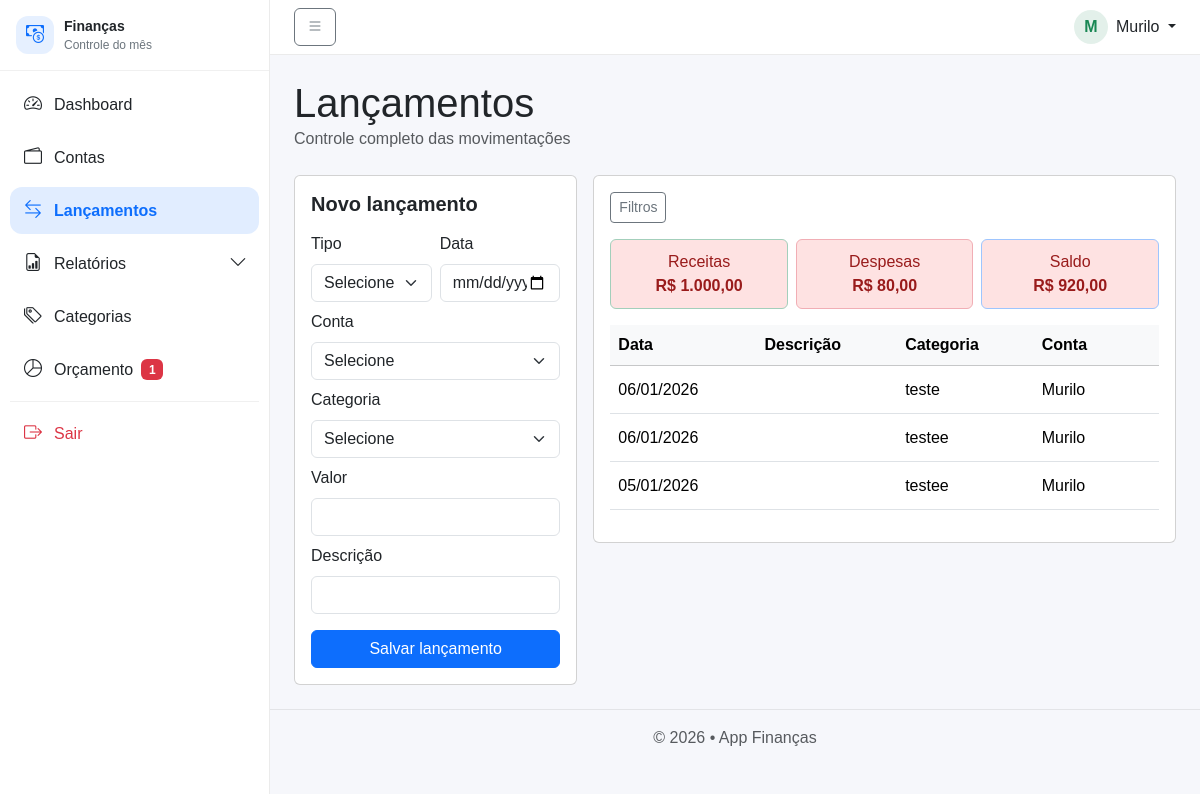
/public/?url=lancamentos (signed in), run on the app's committed database.
### tables this page shows
CREATE TABLE `lancamentos` (
  `id` int(11) NOT NULL,
  `id_usuario` int(11) NOT NULL,
  `id_conta` int(11) NOT NULL,
  `id_categoria` int(11) NOT NULL,
  `tipo` enum('R','D') NOT NULL,
  `valor` decimal(10,2) NOT NULL,
  `data` date NOT NULL,
  `descricao` varchar(255) DEFAULT NULL,
  `criado_em` timestamp NOT NULL DEFAULT current_timestamp()
);

CREATE TABLE `categorias` (
  `id` int(11) NOT NULL,
  `id_usuario` int(11) NOT NULL,
  `nome` varchar(100) NOT NULL,
  `tipo` enum('R','D') NOT NULL,
  `criada_em` timestamp NOT NULL DEFAULT current_timestamp(),
  `icone` varchar(50) DEFAULT 'bi-tag'
);

CREATE TABLE `contas` (
  `id` int(11) NOT NULL,
  `id_usuario` int(11) NOT NULL,
  `nome` varchar(100) NOT NULL,
  `saldo_inicial` decimal(10,2) DEFAULT 0.00,
  `saldo_atual` decimal(10,2) DEFAULT 0.00,
  `criada_em` timestamp NOT NULL DEFAULT current_timestamp()
);

### app/views/lancamentos/index.php (called while the page is built, shortened)
<?php
require __DIR__ . "/../layout.php";

### app/controllers/LancamentoController.php (called while the page is built, shortened)
<?php
require_once __DIR__ . '/../models/Lancamento.php';
class LancamentoController
{
    public static function index($pdo)
    {
        $idUsuario = usuarioId();
        $filtros = [
            'data_inicio'  => $_GET['data_inicio'] ?? '',
            'data_fim'     => $_GET['data_fim'] ?? '',
            'id_conta'     => $_GET['id_conta'] ?? '',
            'id_categoria' => $_GET['id_categoria'] ?? ''
        ];
        $lancamentos     = Lancamento::filtrar($pdo, $idUsuario, $filtros);
        require '../app/views/lancamentos/index.php';
    }
}

### app/helpers/helpers.php (called while the page is built, shortened)
<?php
function usuarioId()
{
    return $_SESSION['usuario']['id'];
}

### app/models/Lancamento.php (called while the page is built, shortened)
<?php
class Lancamento
{
public static function filtrar($pdo, $idUsuario, $filtros)
{
    $sql = "
        SELECT l.*,
               c.nome AS conta,
               cat.nome AS categoria
        FROM lancamentos l
        JOIN contas c ON c.id = l.id_conta
        JOIN categorias cat ON cat.id = l.id_categoria
        WHERE l.id_usuario = ?
    ";
    $params = [$idUsuario];
    $sql .= " ORDER BY l.data DESC";
    $stmt = $pdo->prepare($sql);
    $stmt->execute($params);
    return $stmt->fetchAll();
}
}

### app/views/lancamentos/index_content.php (the view, shortened to what this page needs)
<?php
$totalReceitas = 0;
$totalDespesas = 0;
foreach ($lancamentos as $l) {
    if ($l['tipo'] === 'R') {
        $totalReceitas += $l['valor'];
    } else {
        $totalDespesas += $l['valor'];
    }
}
?>
<div class="d-flex justify-content-between align-items-center mb-4">
    <div>
        <h1 class="mb-0">Lançamentos</h1>
        <div class="text-muted">Controle completo das movimentações</div>
    </div>
</div>
<div class="row g-3">
    <div class="col-lg-4">
        <div class="card h-100">
            <div class="card-body">
                <h5 class="fw-semibold mb-3">Novo lançamento</h5>
                <form method="POST" action="/financas/public/?url=lancamentos-store">
                    <div class="row g-2">
                        <div class="col-6">
                            <label class="form-label">Tipo</label>
                            <select name="tipo" class="form-select" required>
                                <option value="">Selecione</option>
                            </select>
                        </div>
                        <div class="col-6">
                            <label class="form-label">Data</label>
                            <input type="date" name="data" class="form-control" required>
                        </div>
                        <div class="col-12">
                            <label class="form-label">Conta</label>
                            <select name="id_conta" class="form-select" required>
                                <option value="">Selecione</option>
                            </select>
                        </div>
                        <div class="col-12">
                            <label class="form-label">Categoria</label>
                            <select name="id_categoria" class="form-select" required>
                                <option value="">Selecione</option>
                            </select>
                        </div>
                        <div class="col-12">
                            <label class="form-label">Valor</label>
                            <input type="number" step="0.01" name="valor" class="form-control" required>
                        </div>
                        <div class="col-12">
                            <label class="form-label">Descrição</label>
                            <input type="text" name="descricao" class="form-control">
                        </div>
                    </div>
                    <button class="btn btn-primary w-100 mt-3">
                        Salvar lançamento
                    </button>
                </form>
            </div>
        </div>
    </div>
    <div class="col-lg-8">
        <div class="card">
            <div class="card-body">
                <button class="btn btn-outline-secondary btn-sm mb-3"
                        data-bs-toggle="collapse"
                        data-bs-target="#filtrosLanc">
                    Filtros
                </button>
                <div class="row g-2 mb-3">
                    <div class="col-md-4">
                        <div class="alert alert-success mb-0">
                            Receitas<br>
                            <strong>R$ <?= number_format($totalReceitas,2,',','.') ?></strong>
                        </div>
                    </div>
                    <div class="col-md-4">
                        <div class="alert alert-danger mb-0">
                            Despesas<br>
                            <strong>R$ <?= number_format($totalDespesas,2,',','.') ?></strong>
                        </div>
                    </div>
                    <div class="col-md-4">
                        <div class="alert alert-primary mb-0">
                            Saldo<br>
                            <strong>R$ <?= number_format($totalReceitas - $totalDespesas,2,',','.') ?></strong>
                        </div>
                    </div>
                </div>
                <div class="table-responsive-mobile">
                    <table class="table table-hover align-middle">
                        <thead class="table-light">
                            <tr>
                                <th>Data</th>
                                <th>Descrição</th>
                                <th>Categoria</th>
                                <th>Conta</th>
                                <th class="text-end">Valor</th>
                            </tr>
                        </thead>
                        <tbody>
                        <?php foreach ($lancamentos as $l): ?>
                            <tr>
                                <td><?= date('d/m/Y', strtotime($l['data'])) ?></td>
                                <td><?= htmlspecialchars($l['descricao']) ?></td>
                                <td><?= htmlspecialchars($l['categoria']) ?></td>
                                <td><?= htmlspecialchars($l['conta']) ?></td>
                                <td class="text-end <?= $l['tipo']=='R'?'text-success':'text-danger' ?>">
                                </td>
                            </tr>
                        <?php endforeach; ?>
                        </tbody>
                    </table>
                </div>
            </div>
        </div>
    </div>
</div>

### public/css/app.css (style rules this page uses)
* { box-sizing: border-box; font-family: Arial, Helvetica, sans-serif; }
html, body { height: 100%; }
body { background: #f4f6f8; margin: 0; height: 100vh; align-items: center; justify-content: center; }
.alert { background: #fee2e2; color: #991b1b; padding: 10px; border-radius: 6px; margin-bottom: 12px; text-align: center; }
.table-responsive-mobile { width: 100%; overflow-x: auto; -webkit-overflow-scrolling: touch; }
.table-responsive-mobile table { min-width: 700px; }

### app/views/layout.php (style rules this page uses)
body { background: #f6f7fb; }

### app/views/lancamentos/index_content.php (style rules this page uses)
.table-responsive-mobile { width: 100%; overflow-x: auto; }
.table-responsive-mobile table { min-width: 900px; }

### data on the page
lancamentos: data "06/01/2026", id_categoria.nome "teste", id_conta.nome "Murilo"
lancamentos: data "06/01/2026", id_categoria.nome "testee", id_conta.nome "Murilo"
lancamentos: data "05/01/2026", id_categoria.nome "testee", id_conta.nome "Murilo"

### other printed values
$qtdAlertasOrcamento "1"
$iniciais "M"
$nomeUser "Murilo"
$totalReceitas "1.000,00"
$totalDespesas "80,00"
$totalReceitas - $totalDespesas "920,00"
